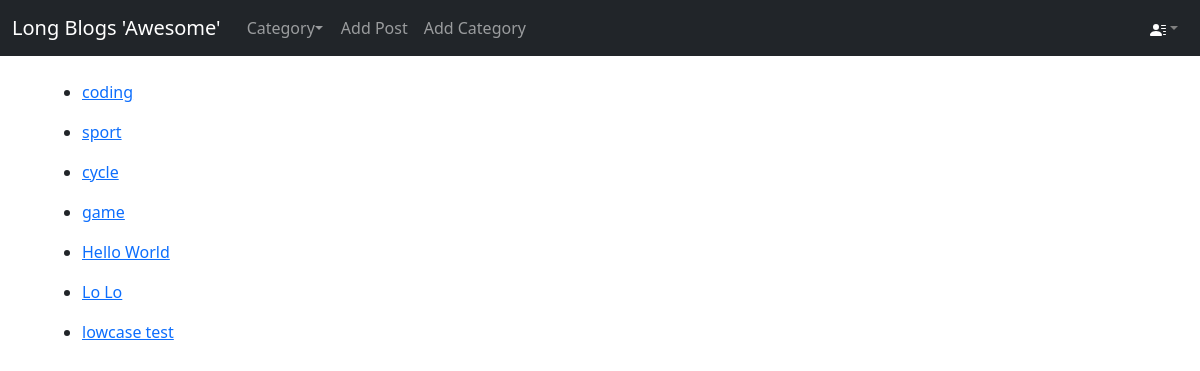
/category-list/ (signed in), run on the app's committed database.
### theblog/models.py (models this page shows, shortened)
class Category(models.Model):
    name = models.CharField(max_length=255, default='coding')
    def __str__(self):
        return self.name

### theblog/views.py (the view)
# urls.py: path('category-list/', views.CategoryListView, name='category-list'),
def CategoryListView(request):
    category_menu_list = Category.objects.all()
    return render(request, 'theblog/category_list.html', {'categories': category_menu_list})

### theblog/templates/theblog/category_list.html (shortened to what this page needs)
{% extends 'theblog/base.html' %}
{% block content %}
    {% for item in categories %}
        <ul>
            <li>
                <a href="{% url 'category' item.name|slugify %}">{{item}}</a>
            </li>
        </ul>
    {% endfor %}
{% endblock content %}

### data on the page
Category: name "coding"
Category: name "sport"
Category: name "cycle"
Category: name "game"
Category: name "Hello World"
Category: name "Lo Lo"
Category: name "lowcase test"
